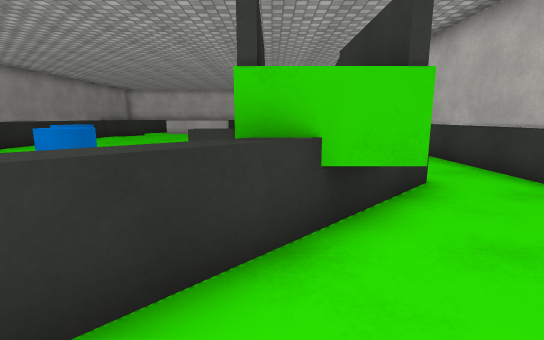
View 1 (above)

17 first-person views from a walk through a Unity game level. The camera is 1.2 m above the floor, tilts 10° down and sees 85° across. The floor is counted in squares, 1 m on a side. Each view is taken from the middle of a square. On the plan, view 1 faces up. The plan holds only what a view shows up to about 13 squares ahead; the rest is blank. The place goes on beyond the plan. Surface patterns are stand-ins for the level's own textures.

View 2
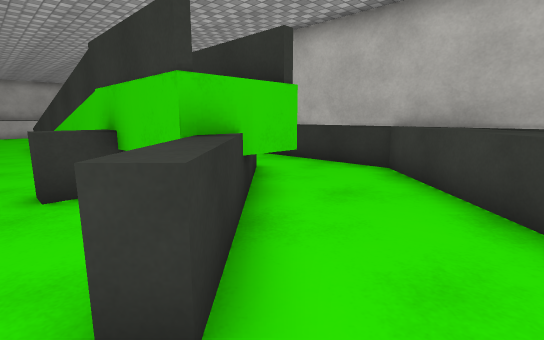

View 3
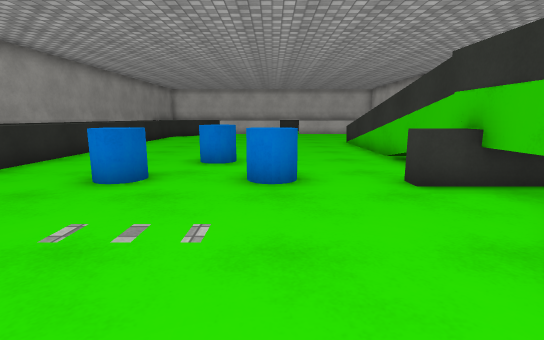

View 4
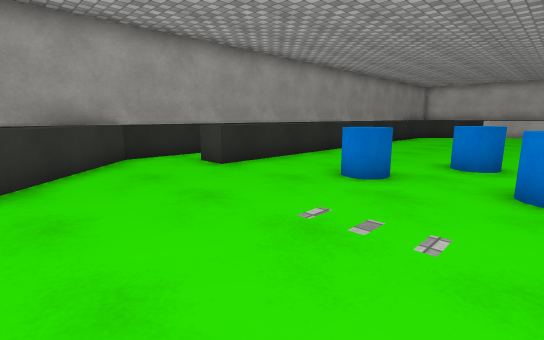

View 5
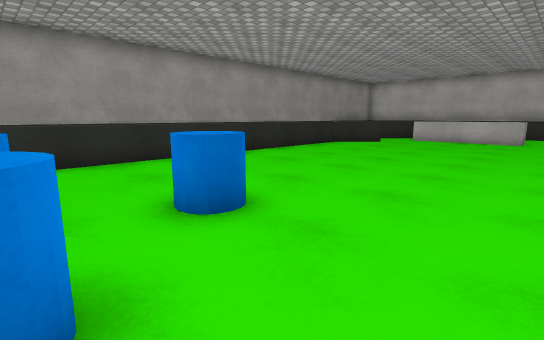

View 6
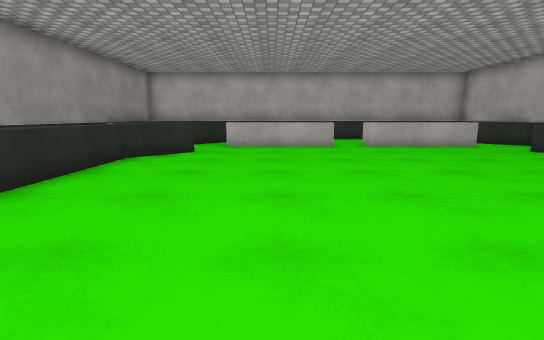

View 7
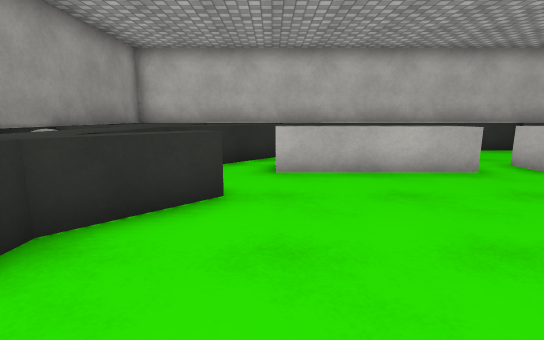

View 8
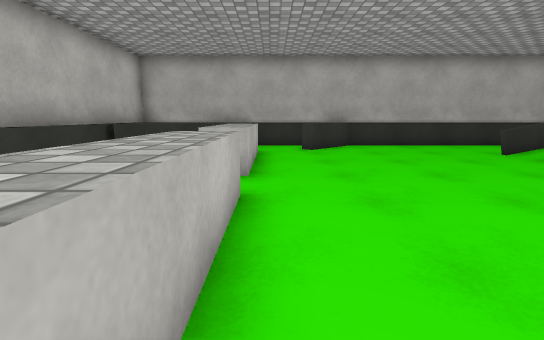

View 9
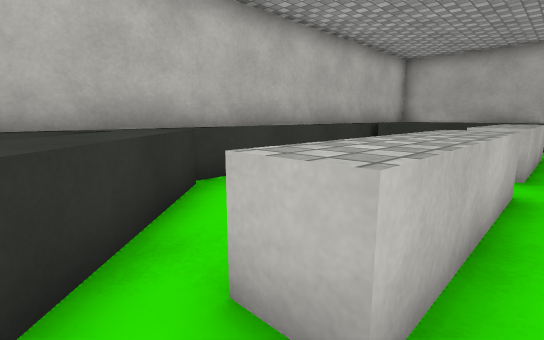

View 10
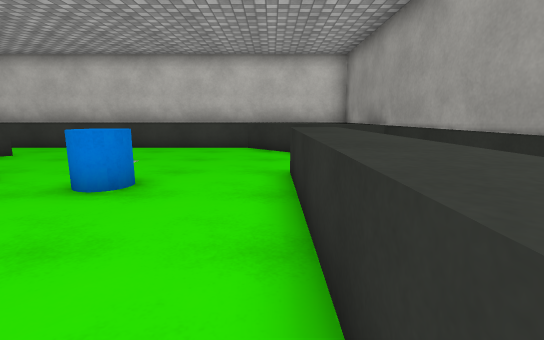

View 11
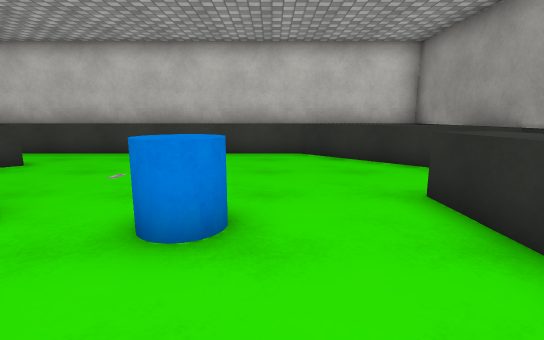

View 12
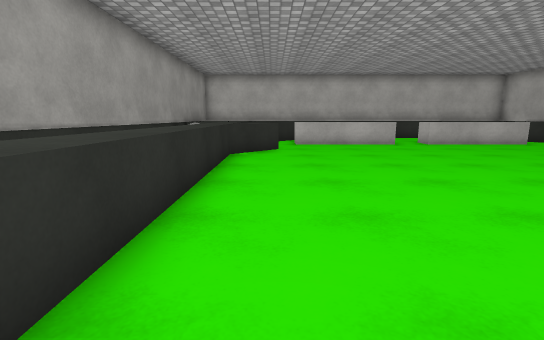

View 13
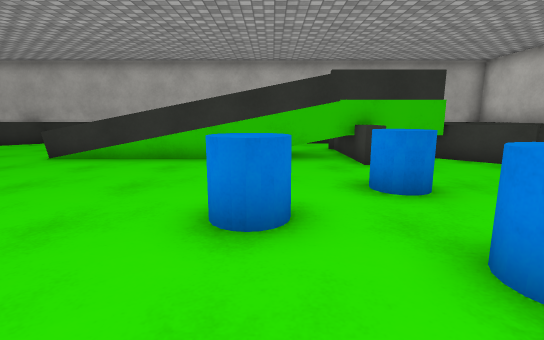

View 14
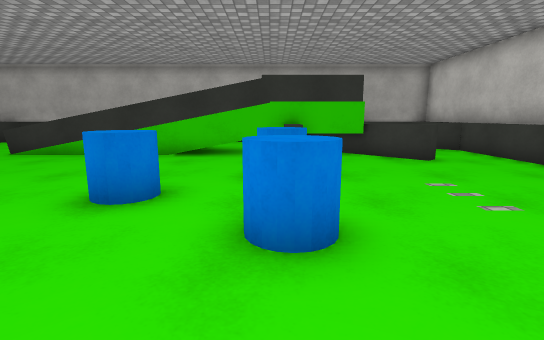

View 15
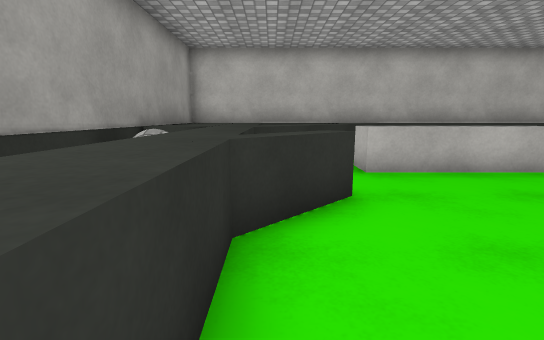

View 16
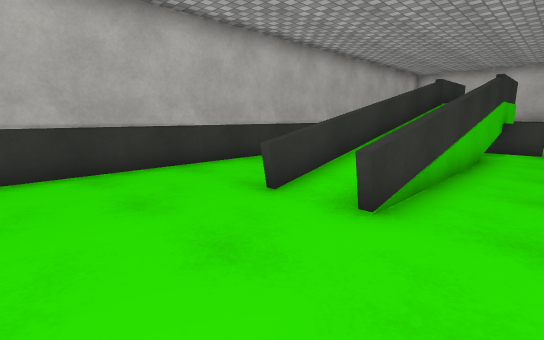

View 17
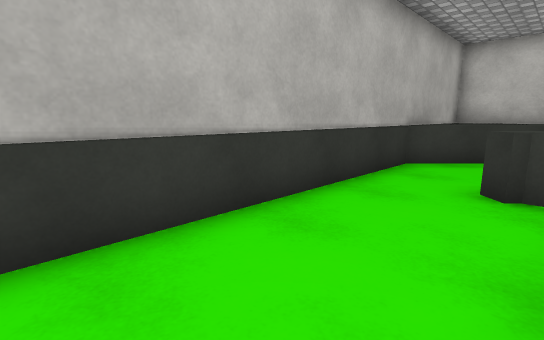

### Floor plan
Key: @ floor where view 1 was taken; # wall or solid block; . main floor; : floor 1.75 m higher than the main floor; / step, stairs or slope; = window, fence, low wall or low ledge; ^ raised ledge; C blue cylinder; B white ball.
Columns run from 13 left of view 1 to 5 right of it. Each row starts with its distance up from view 1.
 28 ###################
 27 ^^^^^^^^^^^^^^^ ^^^
 26 ^   .^^.    .. ^^ ^
 25 ^^^ ^^.    ..   ^ ^
 24 ^^^^^..    ..    ^^
 23 ^^^^.^^^^^.^^^^^..#
 22 ^B^...............#
 21 ^B^.=............=^
 20 # ^^^...........=^^
 19 # ^^..............#
 18 # ^...............#
 17 # ^...............#
 16 # ^...............#
 15 # ^...............#
 14 # ^..........^/...#
 13 # ^..........^/...#
 12 # ^..........^/. .#
 11 # ^..........^/. .#
 10 # ^..........^/...#
  9 # ^.....C....^/...#
  8 # ^....CC....=/...#
  7 # ^..........=/...#
  6 # ^...C..C...=:=..#
  5 #.^.........^= ^=.#
  4 #............= ...#
  3 #............^....#
  2 ^^..........^#...^^
  1 ^^^.........=...^^^
  0 ^.^^.........@.^^.^
 -1 ^^ ^^^^^^^^^^^^^^^^
 -2 ###################

Positions as (right, up) in squares from view 1, and headings:
1: (0, 0), facing up
2: (-2, 0), facing up-right
3: (-4, 0), facing up
4: (-4, 0), facing up-left
5: (-2, 6), facing up-left
6: (-6, 10), facing up
7: (-8, 16), facing up
8: (-8, 22), facing right
9: (-9, 22), facing up-right
10: (-10, 11), facing down
11: (-8, 9), facing down
12: (-9, 9), facing up
13: (-9, 8), facing right
14: (-10, 6), facing right
15: (-10, 16), facing up
16: (-2, 18), facing down-right
17: (2, 11), facing down-right
